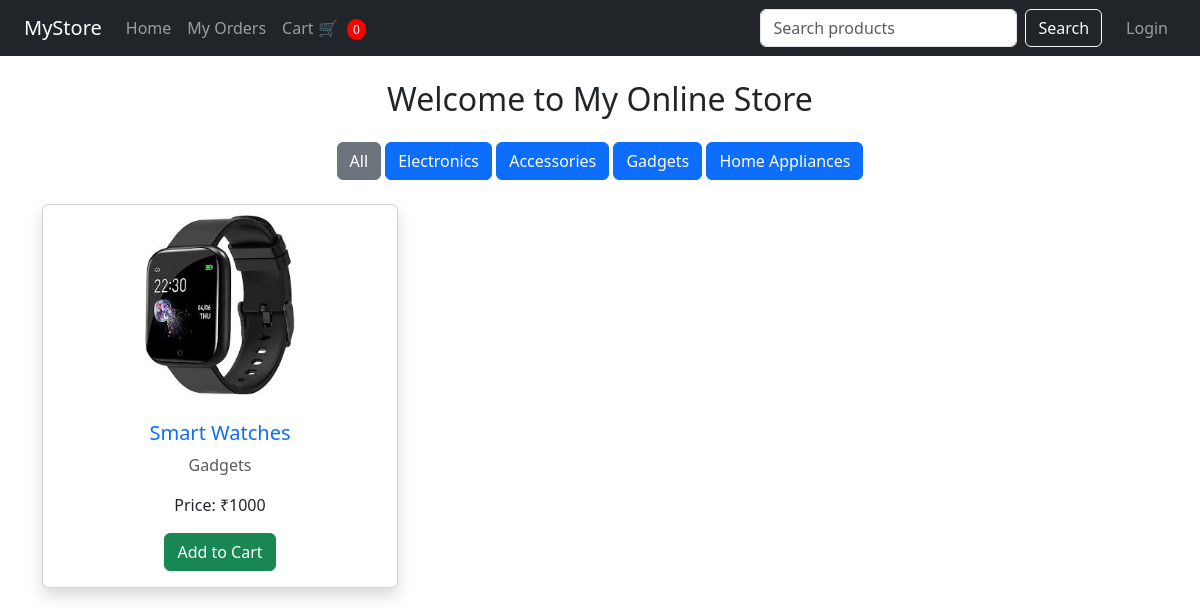
Screenshot of /category/Gadgets with the database file from the repository.
### tables this page shows
CREATE TABLE products (
id INTEGER PRIMARY KEY AUTOINCREMENT,
name TEXT,
price INTEGER,
image TEXT
, category TEXT);

### app.py (the view)
@app.route("/category/<cat>")
def category(cat):
    conn = sqlite3.connect(DB_PATH)
    cursor = conn.cursor()
    cursor.execute(
    "SELECT * FROM products WHERE category=?",
    (cat,)
    )
    products = cursor.fetchall()
    conn.close()
    return render_template("index.html", products=products)

### templates/index.html (shortened to what this page needs)
<!DOCTYPE html>
<html>
<head>
<link rel="stylesheet" href="/static/style.css">
<link
href="https://cdn.jsdelivr.net/npm/bootstrap@5.3.2/dist/css/bootstrap.min.css"
rel="stylesheet">
</head>
<body>
<nav class="navbar navbar-expand-lg navbar-dark bg-dark px-4">
<a class="navbar-brand" href="/">MyStore</a>
<div class="collapse navbar-collapse">
<ul class="navbar-nav me-auto">
<li class="nav-item">
<a class="nav-link" href="/">Home</a>
</li>
<li class="nav-item">
<a class="nav-link" href="/orders">My Orders</a>
</li>
<li class="nav-item">
<a class="nav-link" href="/cart">
Cart 🛒 <span class="cart-count" id="cart-count">0</span>
</a>
</li>
</ul>
<form class="d-flex" action="/search" method="GET">
<input
class="form-control me-2"
type="text"
name="q"
placeholder="Search products">
<button class="btn btn-outline-light" type="submit">
Search
</button>
</form>
<ul class="navbar-nav ms-3">
{% if session.get('user') %}
<li class="nav-item text-white mt-2 me-2">
Welcome {{ session.get('user') }}
</li>
<li class="nav-item">
<a class="nav-link" href="/logout">Logout</a>
</li>
{% else %}
<li class="nav-item">
<a class="nav-link" href="/login">Login</a>
</li>
{% endif %}
</ul>
</div>
</nav>
<div class="container mt-4">
<h2 class="text-center mb-4">
Welcome to My Online Store
</h2>
<div class="mb-4 text-center">
<a href="/" class="btn btn-secondary">All</a>
<a href="/category/Electronics" class="btn btn-primary">
Electronics
</a>
<a href="/category/Accessories" class="btn btn-primary">
Accessories
</a>
<a href="/category/Gadgets" class="btn btn-primary">
Gadgets
</a>
<a href="/category/Home Appliances" class="btn btn-primary">
Home Appliances
</a>
</div>
<div class="row">
{% for product in products %}
<div class="col-md-4">
<div class="card mb-4 shadow">
<img
src="/static/images/{{ product[3] }}"
class="card-img-top"
alt="{{ product[1] }}">
<div class="card-body text-center">
<h5 class="card-title">
<a href="/product/{{ product[0] }}" class="text-decoration-none">
{{ product[1] }}
</a>
</h5>
<p class="text-muted">
{{ product[4] }}
</p>
<p class="card-text">
Price: ₹{{ product[2] }}
</p>
<button
class="btn btn-success"
data-name="{{ product[1] }}"
data-price="{{ product[2] }}"
onclick="addToCart(this.dataset.name,this.dataset.price)">
Add to Cart
</button>
</div>
</div>
</div>
{% endfor %}
</div>
</div>
</body>
</html>

### static/style.css (style rules this page uses)
body { font-family: Arial; background-color: #f4f4f4; text-align: center; }
button { background-color: green; color: white; padding: 10px; border: none; border-radius: 5px; cursor: pointer; }
.navbar { display:flex; justify-content:space-between; align-items:center; background:#333; color:white; padding:15px 40px; }
.cart-count { background:red; color:white; padding:2px 6px; border-radius:50%; font-size:12px; margin-left:5px; }
.navbar { display:flex; justify-content:space-between; align-items:center; background:#333; padding:15px 40px; }
.card-img-top { height:200px; object-fit:contain; padding:10px; }

### rows the page displays
products: image (picture), name "Smart Watches", category "Gadgets", price "1000"
